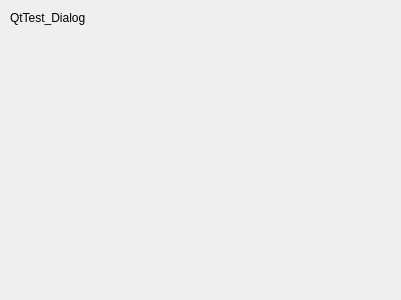
<?xml version="1.0" encoding="UTF-8"?>
<ui version="4.0">
 <class>Dialog</class>
 <widget class="QDialog" name="Dialog">
  <property name="geometry">
   <rect>
    <x>0</x>
    <y>0</y>
    <width>401</width>
    <height>300</height>
   </rect>
  </property>
  <property name="windowTitle">
   <string>Dialog</string>
  </property>
  <widget class="QLabel" name="label_2">
   <property name="geometry">
    <rect>
     <x>10</x>
     <y>10</y>
     <width>381</width>
     <height>16</height>
    </rect>
   </property>
   <property name="text">
    <string>QtTest_Dialog</string>
   </property>
  </widget>
 </widget>
 <resources/>
 <connections/>
</ui>
